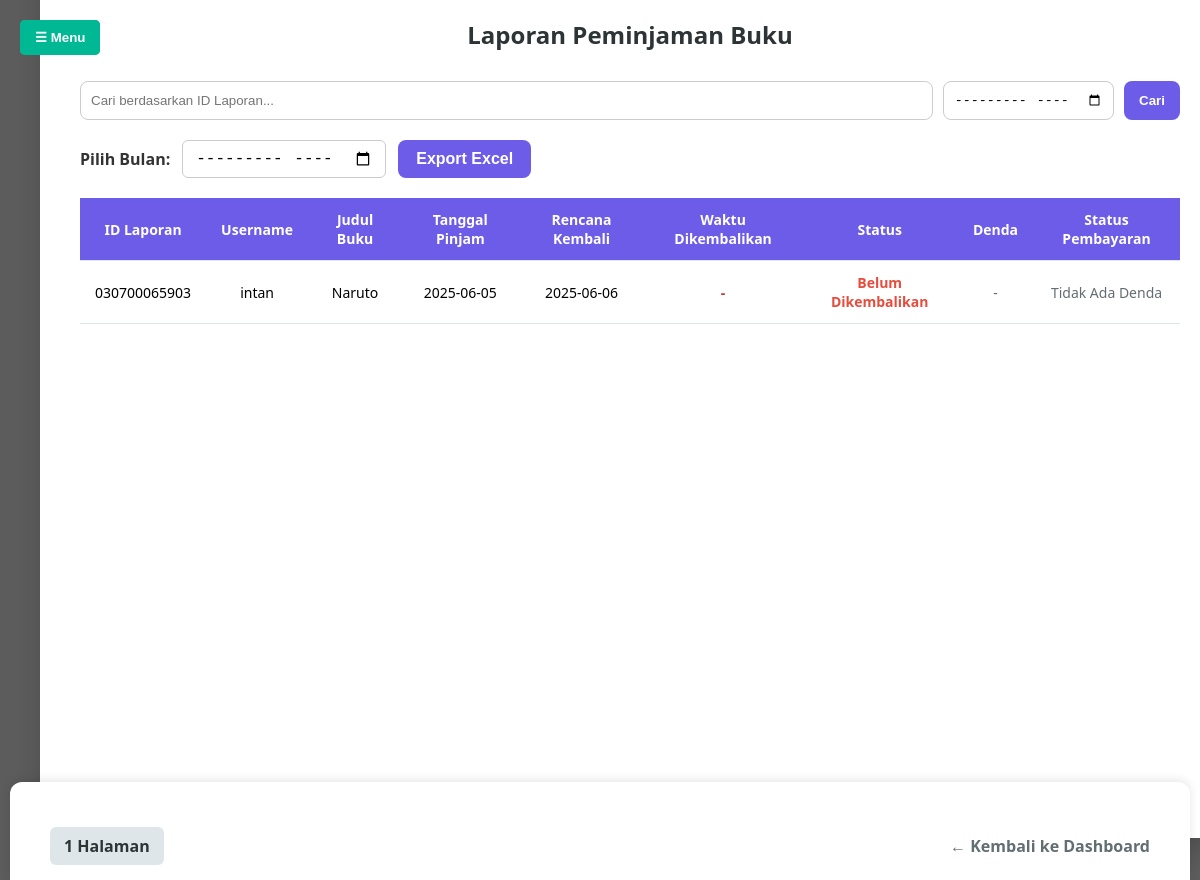
The app's page /admin-panel/laporan-peminjaman/ (signed in), older data.
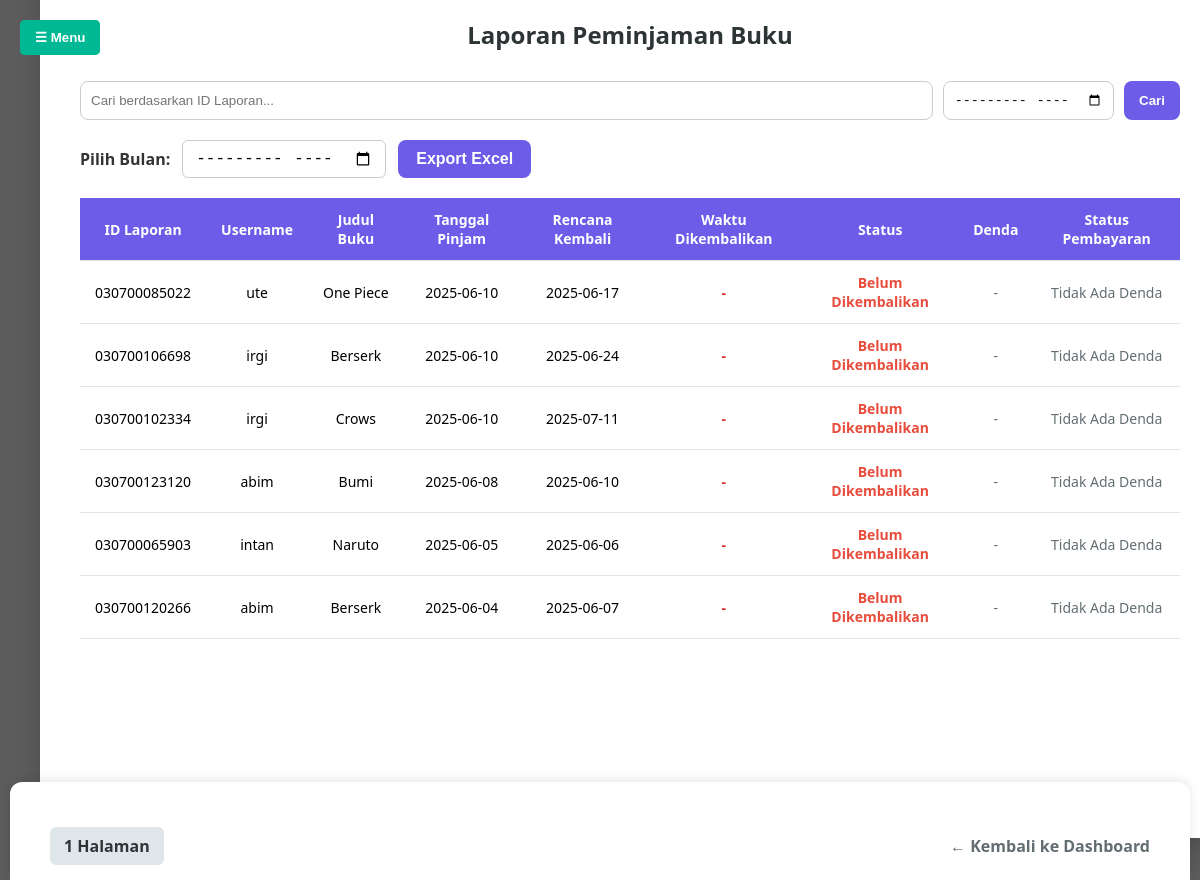
The same page, newer data.
### peminjaman/models.py (models this page shows, shortened)
class Peminjaman(models.Model):
    STATUS_CHOICES = (
        ('menunggu', 'Menunggu Persetujuan'),
        ('disetujui', 'Disetujui'),
        ('ditolak', 'Ditolak'),
        ('dikembalikan', 'Dikembalikan'),
    )
    user = models.ForeignKey(User, on_delete=models.CASCADE)
    buku = models.ForeignKey(Buku, on_delete=models.CASCADE)
    tanggal_pinjam = models.DateField(default=timezone.now)
    tanggal_kembali = models.DateField()
    tanggal_dikembalikan = models.DateField(null=True, blank=True)
    kode_laporan = models.CharField(max_length=30, unique=True, blank=True)
    status = models.CharField(max_length=20, choices=STATUS_CHOICES, default='menunggu')
    qr_code_image = models.ImageField(upload_to='qrcodes/', null=True, blank=True)
    denda = models.IntegerField(default=0)
    denda_dibayar = models.BooleanField(default=False)

class User(AbstractUser):
    nama_panjang = models.CharField(max_length=100, blank=True)
    tgl_lahir = models.DateField(null=True, blank=True)
    alamat = models.TextField(blank=True)
    JENIS_KELAMIN_CHOICES = (
        ('L', 'Laki-laki'),
        ('P', 'Perempuan'),
    )
    jenis_kelamin = models.CharField(max_length=1, choices=JENIS_KELAMIN_CHOICES, blank=True)
    kode_user = models.CharField(max_length=20, unique=True, blank=True, null=True)
    sudah_update_profil = models.BooleanField(default=False)

class Buku(models.Model):
    judul = models.CharField(max_length=200)
    penerbit = models.CharField(max_length=100)
    tahun_terbit = models.IntegerField()
    stok_buku = models.PositiveIntegerField()
    penulis = models.CharField(max_length=100)
    gambar = models.ImageField(upload_to='gambar_buku/', null=True, blank=True)
    jumlah_dipinjam = models.PositiveIntegerField(default=0)

### peminjaman/views.py (the view, shortened to what this page needs)
# urls.py: path('admin-panel/laporan-peminjaman/', views.laporan_peminjaman, name='laporan_peminjaman'),
@login_required
@user_passes_test(is_admin)
def laporan_peminjaman(request):
    query = request.GET.get('q', '').strip()
    bulan = request.GET.get('bulan', '').strip()
    peminjaman_qs = Peminjaman.objects.all().order_by('-tanggal_pinjam')
    if query:
        peminjaman_qs = peminjaman_qs.filter(kode_laporan__icontains=query)
    paginator = Paginator(peminjaman_qs, 10)
    page_number = request.GET.get('page')
    page_obj = paginator.get_page(page_number)
    return render(request, 'admin/laporanpeminjaman.html', {
        'peminjaman': page_obj,
        'query': query,
        'bulan': bulan,
    })

### peminjaman/views.py (called while the page is built)
def is_admin(user):
    return user.is_staff or user.is_superuser

### peminjaman/templates/admin/laporanpeminjaman.html (shortened to what the changed rows need)
{% load static %}
<!DOCTYPE html>
<html lang="id">
<head>
</head>
<body>
  <div class="container">
    <h2>Laporan Peminjaman Buku</h2>
 {% if peminjaman %}
  <table>
    <thead>
  <tr>
    <th>ID Laporan</th>
    <th>Username</th>
    <th>Judul Buku</th>
    <th>Tanggal Pinjam</th>
    <th>Rencana Kembali</th>
    <th>Waktu Dikembalikan</th>
    <th>Status</th>
    <th>Denda</th>
    <th>Status Pembayaran</th>
  </tr>
</thead>
    <tbody>
  {% for item in peminjaman %}
    <tr>
      <td data-label="ID Laporan">{{ item.kode_laporan }}</td>
      <td data-label="Username">{{ item.user.username }}</td>
      <td data-label="Judul Buku">{{ item.buku.judul }}</td>
      <td data-label="Tanggal Pinjam">{{ item.tanggal_pinjam|date:"Y-m-d" }}</td>
      <td data-label="Rencana Kembali">{{ item.tanggal_kembali|date:"Y-m-d" }}</td>
      <td data-label="Waktu Dikembalikan">
        {% if item.tanggal_dikembalikan %}
          <span class="kembali">{{ item.tanggal_dikembalikan|date:"Y-m-d" }}</span>
        {% else %}
          <span class="belum">-</span>
        {% endif %}
      </td>
      <td data-label="Status" class="status {% if item.tanggal_dikembalikan %}dikembalikan{% else %}belum{% endif %}">
        {% if item.tanggal_dikembalikan %}
          Dikembalikan
        {% else %}
          Belum Dikembalikan
        {% endif %}
      </td>
      <td data-label="Denda">
        {% if item.denda > 0 %}
          <strong style="color:#d63031;">Rp{{ item.denda }}</strong>
        {% else %}
          <span style="color: #636e72;">-</span>
        {% endif %}
      </td>
      <td data-label="Status Pembayaran">
        {% if item.denda > 0 %}
          {% if item.denda_dibayar %}
            <span style="color: green; font-weight: bold;">Sudah Dibayar</span>
          {% else %}
            <span style="color: red; font-weight: bold;">Belum Dibayar</span><br>
            <a href="{% url 'konfirmasi_denda' item.id %}"
              style="background-color:#00b894; color:white; padding:6px 12px; border-radius:4px; text-decoration:none; font-size: 13px; display:inline-block; margin-top:4px;">
              Tandai Lunas
            </a>
          {% endif %}
        {% else %}
          <span style="color: #636e72;">Tidak Ada Denda</span>
        {% endif %}
      </td>
    </tr>
  {% endfor %}
</tbody>
  </table>
{% else %}
  <div style="height: 300px; display: flex; justify-content: center; align-items: center;">
    <div class="empty-message">Tidak ada data peminjaman ditemukan untuk filter yang dipilih.</div>
  </div>
{% endif %}
</body>
</html>

Row changes from the older to the newer data that the page shows:
added Peminjaman: kode_laporan "030700085022", user.username "ute", buku.judul "One Piece", tanggal_pinjam "2025-06-10", tanggal_kembali "2025-06-17", shows "Belum Dikembalikan", denda "Tidak Ada Denda"
added Peminjaman: kode_laporan "030700106698", user.username "irgi", buku.judul "Berserk", tanggal_pinjam "2025-06-10", tanggal_kembali "2025-06-24", shows "Belum Dikembalikan", denda "Tidak Ada Denda"
added Peminjaman: kode_laporan "030700102334", user.username "irgi", buku.judul "Crows", tanggal_pinjam "2025-06-10", tanggal_kembali "2025-07-11", shows "Belum Dikembalikan", denda "Tidak Ada Denda"
added Peminjaman: kode_laporan "030700123120", user.username "abim", buku.judul "Bumi", tanggal_pinjam "2025-06-08", tanggal_kembali "2025-06-10", shows "Belum Dikembalikan", denda "Tidak Ada Denda"
added Peminjaman: kode_laporan "030700120266", user.username "abim", buku.judul "Berserk", tanggal_pinjam "2025-06-04", tanggal_kembali "2025-06-07", shows "Belum Dikembalikan", denda "Tidak Ada Denda"
